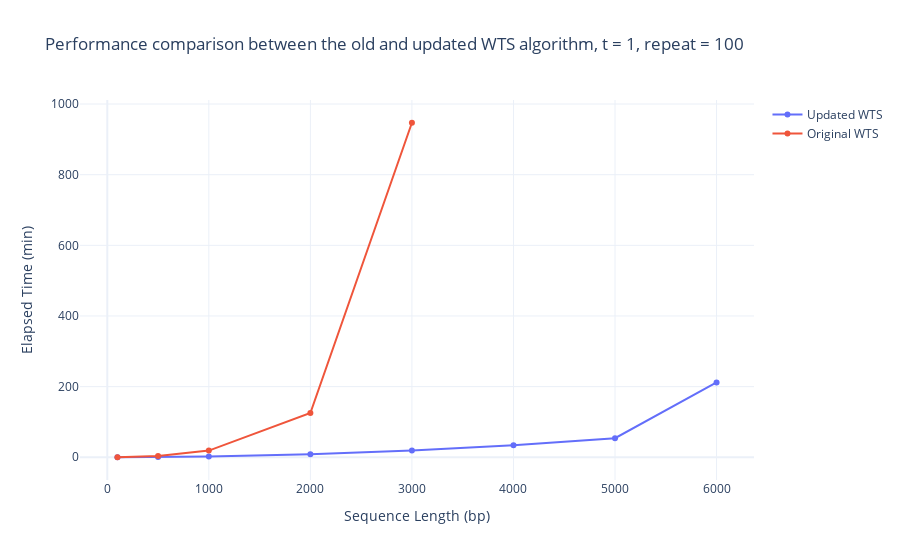

Write notebook code for a chart like this one.
### Code cell
import plotly.express as px
import plotly.graph_objs as go

# Assuming you have these data lists: sequence_length, elapsed_time, elapsed_time_std
# And for a second set of data: sequence_length2, elapsed_time2, elapsed_time_std2

# Create a scatter plot with error bars
fig = go.Figure()

# Add first dataset
fig.add_trace(go.Scatter(
    x=sequence_length,
    y=elapsed_time,
    mode='markers+lines',  # Combines dot plot with connecting lines
    name='Updated WTS'
))

# Add second dataset
fig.add_trace(go.Scatter(
    x=sequence_length2,
    y=elapsed_time2,
    mode='markers+lines',
    name='Original WTS'
))

# Update layout with labels and title
fig.update_layout(
    title='Performance comparison between the old and updated WTS algorithm, t = 1, repeat = 100',
    xaxis_title='Sequence Length (bp)',
    yaxis_title='Elapsed Time (min)',
    legend_title=None,
    template='plotly_white'  # Optional: Provides a clean white background
)

# Show the plot
fig.show()

# Optionally save the plot as a PDF file
fig.write_image("elapsed_time_sequence_length.pdf")

### Figure 1 — Plotly figure (JSON) as saved in the notebook; plotly's stock layout.template omitted (floating-point values rounded to 4 significant figures)
{"data": [{"mode": "markers+lines", "name": "Updated WTS", "type": "scatter", "x": [100, 500, 1000, 2000, 3000, 4000, 5000, 6000], "y": [0.035, 0.583, 2.3, 8.34, 19, 34, 54, 212]}, {"mode": "markers+lines", "name": "Original WTS", "type": "scatter", "x": [100, 500, 1000, 2000, 3000], "y": [0.08, 3.27, 18.92, 125.4, 947]}], "layout": {"legend": {"title": {}}, "title": {"text": "Performance comparison between the old and updated WTS algorithm, t = 1, repeat = 100"}, "xaxis": {"title": {"text": "Sequence Length (bp)"}}, "yaxis": {"title": {"text": "Elapsed Time (min)"}}}}
